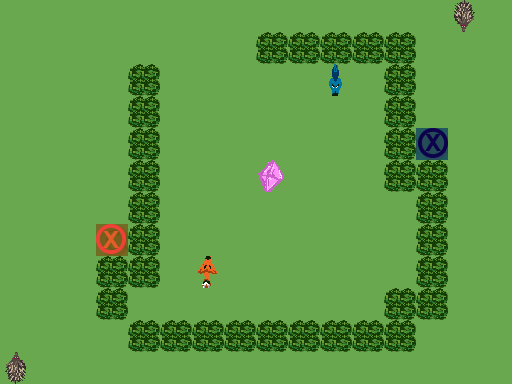

This game map was drawn from its Tiled (.tmx) file and the tilesets committed beside it. A one-line description and the full map source follow:
An orthogonal 16x12 tile map with 32x32 px tiles, 4 tile layers (Ground, Obstacles, Objects, Solution).

<map version="1.0" orientation="orthogonal" renderorder="right-down" width="16" height="12" tilewidth="32" tileheight="32" nextobjectid="1">
 <tileset firstgid="1" name="TilesetPlaceholder" tilewidth="32" tileheight="32" tilecount="240" columns="10">
  <image source="../../Tileset.png" width="320" height="768" />
 </tileset>
 <layer name="Ground" width="16" height="12">
  <data encoding="csv">
1,1,1,1,1,1,1,1,1,1,1,1,1,1,1,1,
1,1,1,1,1,1,1,1,1,1,1,1,1,1,1,1,
1,1,1,1,1,1,1,1,1,1,1,1,1,1,1,1,
1,1,1,1,1,1,1,1,1,1,1,1,1,1,1,1,
1,1,1,1,1,1,1,1,1,1,1,1,1,1,1,1,
1,1,1,1,1,1,1,1,1,1,1,1,1,1,1,1,
1,1,1,1,1,1,1,1,1,1,1,1,1,1,1,1,
1,1,1,1,1,1,1,1,1,1,1,1,1,1,1,1,
1,1,1,1,1,1,1,1,1,1,1,1,1,1,1,1,
1,1,1,1,1,1,1,1,1,1,1,1,1,1,1,1,
1,1,1,1,1,1,1,1,1,1,1,1,1,1,1,1,
1,1,1,1,1,1,1,1,1,1,1,1,1,1,1,1
</data>
 </layer>
 <layer name="Obstacles" width="16" height="12">
  <data encoding="csv">
0,0,0,0,0,0,0,0,0,0,0,0,0,0,0,0,
0,0,0,0,0,0,0,0,44,44,44,44,44,0,0,0,
0,0,0,0,44,0,0,0,0,0,0,0,44,0,0,0,
0,0,0,0,44,0,0,0,0,0,0,0,44,0,0,0,
0,0,0,0,44,0,0,0,0,0,0,0,44,0,0,0,
0,0,0,0,44,0,0,0,0,0,0,0,44,44,0,0,
0,0,0,0,44,0,0,0,0,0,0,0,0,44,0,0,
0,0,0,0,44,0,0,0,0,0,0,0,0,44,0,0,
0,0,0,44,44,0,0,0,0,0,0,0,0,44,0,0,
0,0,0,44,0,0,0,0,0,0,0,0,44,44,0,0,
0,0,0,0,44,44,44,44,44,44,44,44,44,0,0,0,
0,0,0,0,0,0,0,0,0,0,0,0,0,0,0,0
</data>
 </layer>
 <layer name="Objects" width="16" height="12">
  <data encoding="csv">
0,0,0,0,0,0,0,0,0,0,0,0,0,0,0,0,
0,0,0,0,0,0,0,0,0,0,0,0,0,0,0,0,
0,0,0,0,0,0,0,0,0,0,3221225664,0,0,0,0,0,
0,0,0,0,0,0,0,0,0,0,0,0,0,0,0,0,
0,0,0,0,0,0,0,0,0,0,0,0,0,182,0,0,
0,0,0,0,0,0,0,0,183,0,0,0,0,0,0,0,
0,0,0,0,0,0,0,0,0,0,0,0,0,0,0,0,
0,0,0,181,0,0,0,0,0,0,0,0,0,0,0,0,
0,0,0,0,0,0,191,0,0,0,0,0,0,0,0,0,
0,0,0,0,0,0,0,0,0,0,0,0,0,0,0,0,
0,0,0,0,0,0,0,0,0,0,0,0,0,0,0,0,
0,0,0,0,0,0,0,0,0,0,0,0,0,0,0,0
</data>
 </layer>
 <layer name="Solution" width="16" height="12">
  <data encoding="csv">
0,0,0,0,0,0,0,0,0,0,0,0,0,0,3221225613,0,
0,0,0,0,0,0,0,0,0,0,0,0,0,0,0,0,
0,0,0,0,0,0,0,0,0,0,0,0,0,0,0,0,
0,0,0,0,0,0,0,0,0,0,0,0,0,0,0,0,
0,0,0,0,0,0,0,0,0,0,0,0,0,0,0,0,
0,0,0,0,0,0,0,0,0,0,0,0,0,0,0,0,
0,0,0,0,0,0,0,0,0,0,0,0,0,0,0,0,
0,0,0,0,0,0,0,0,0,0,0,0,0,0,0,0,
0,0,0,0,0,0,0,0,0,0,0,0,0,0,0,0,
0,0,0,0,0,0,0,0,0,0,0,0,0,0,0,0,
0,0,0,0,0,0,0,0,0,0,0,0,0,0,0,0,
141,0,0,0,0,0,0,0,0,0,0,0,0,0,0,0
</data>
 </layer>
</map>
